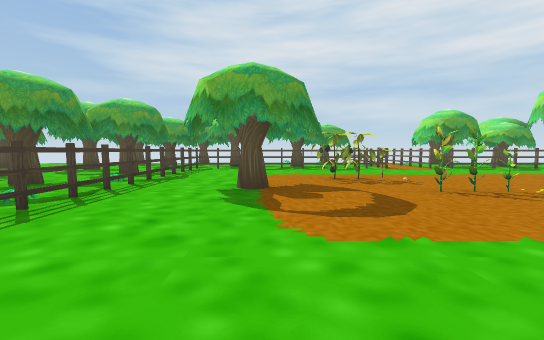
[1] (above)

24 first-person views from a walk through a 3-D level made in the Unity game engine. The camera is 1.2 m above the floor, tilts 4° down and sees 90° across. The floor is counted in squares, 2 m on a side. Each view is taken from the middle of a square. On the plan, view 1 faces up. The plan holds only what a view shows up to about 9 squares ahead; the rest is blank.

[2]
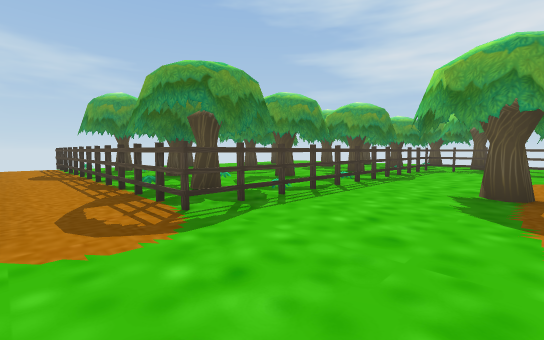

[3]
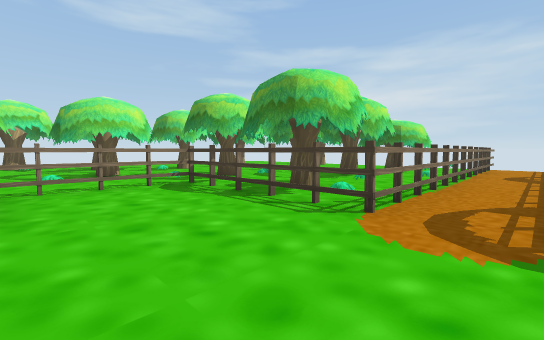

[4]
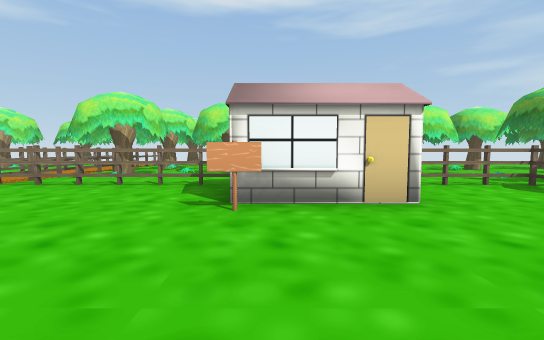

[5]
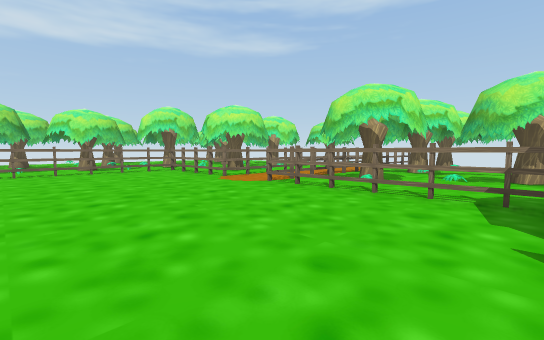

[6]
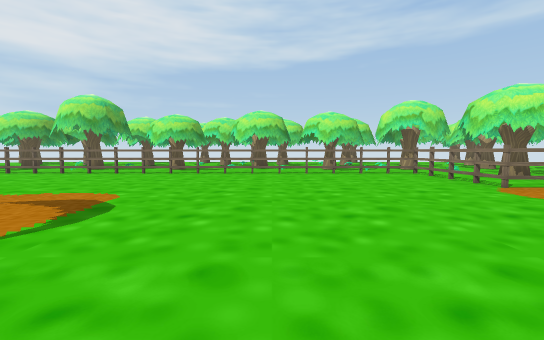

[7]
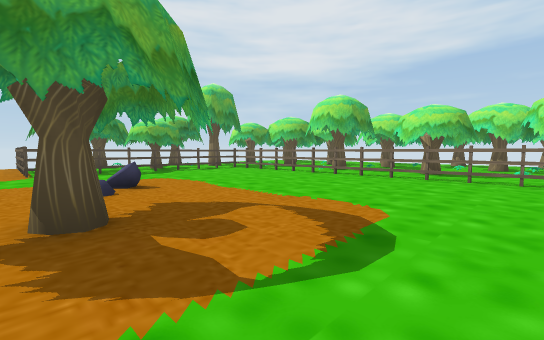

[8]
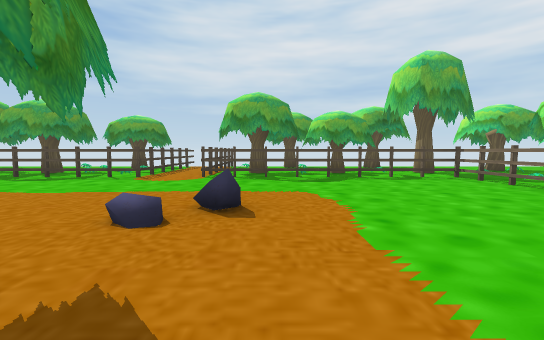

[9]
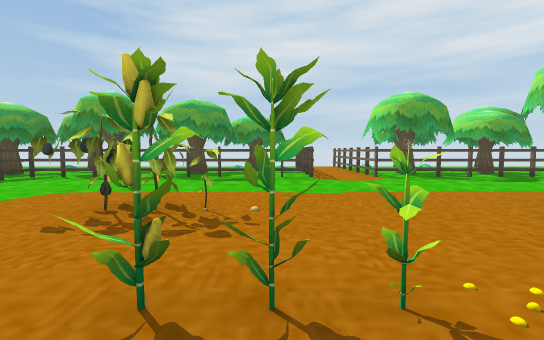

[10]
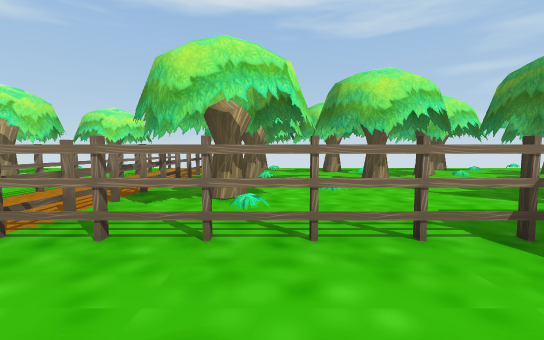

[11]
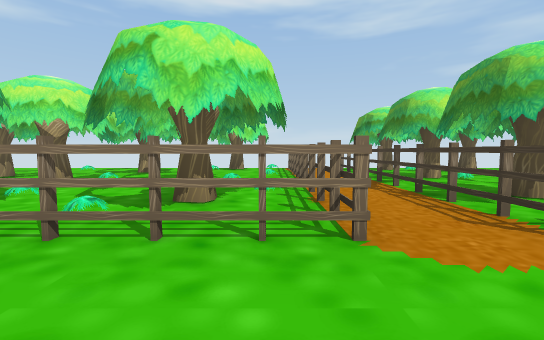

[12]
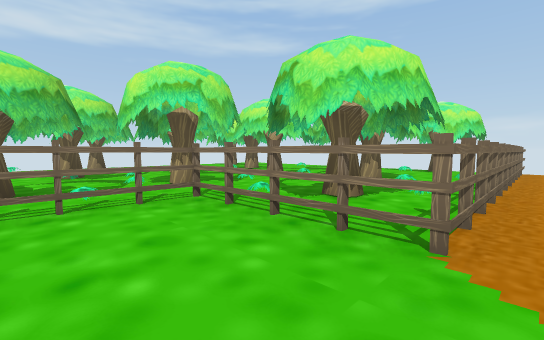

[13]
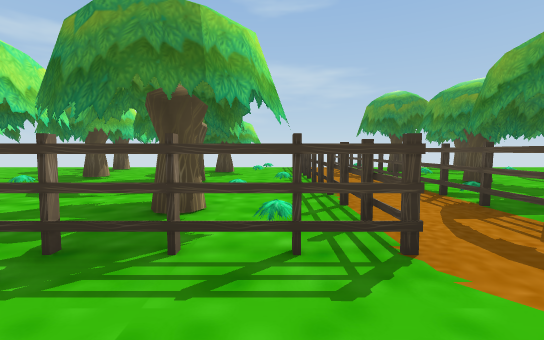

[14]
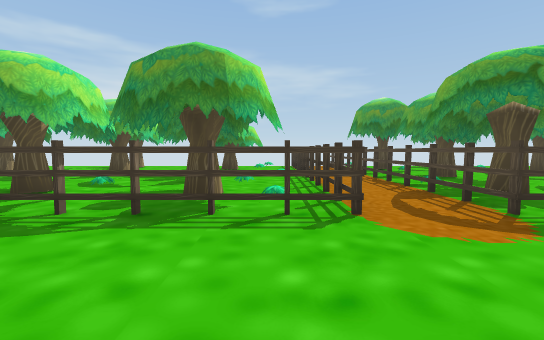

[15]
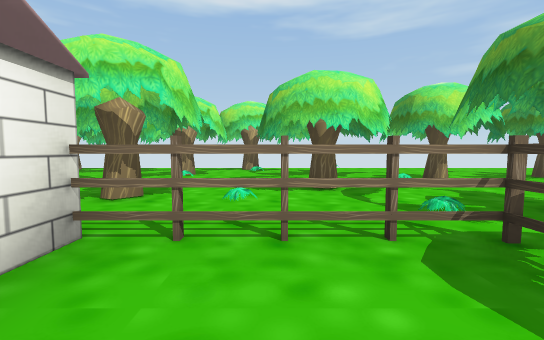

[16]
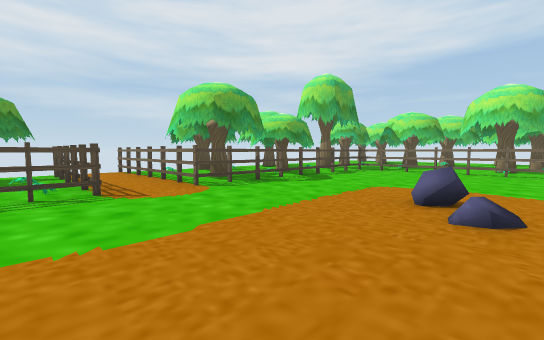

[17]
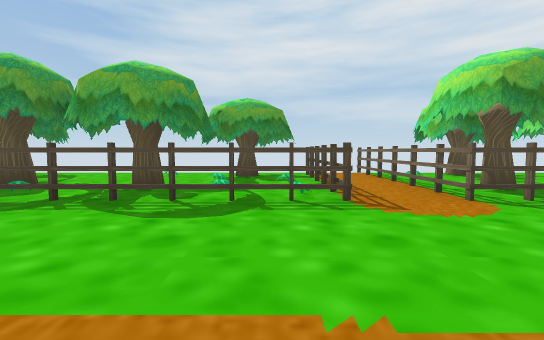

[18]
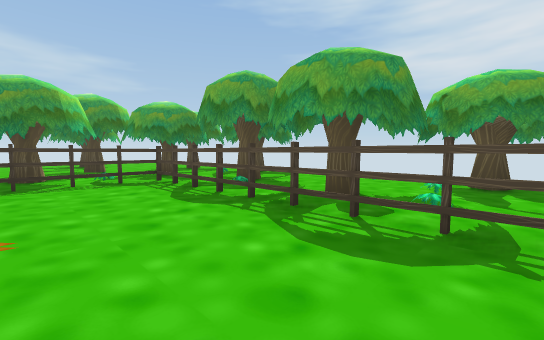

[19]
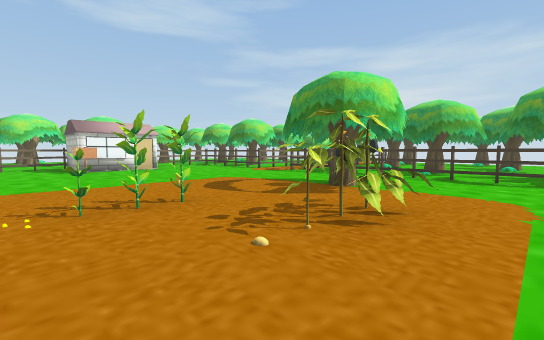

[20]
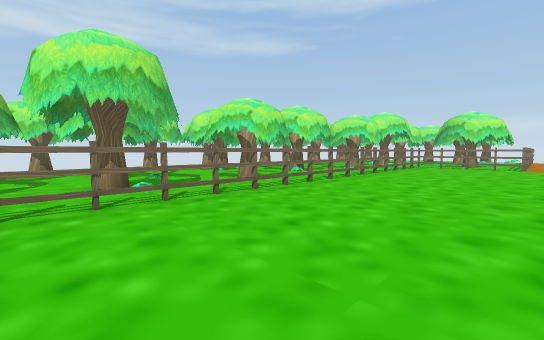

[21]
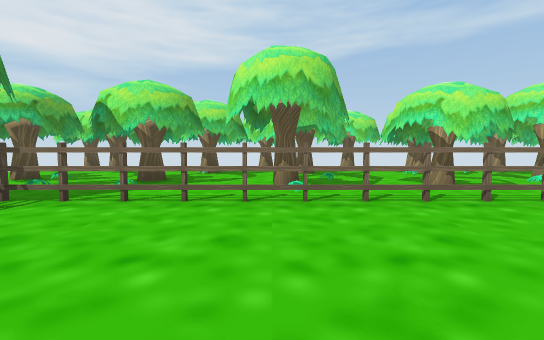

[22]
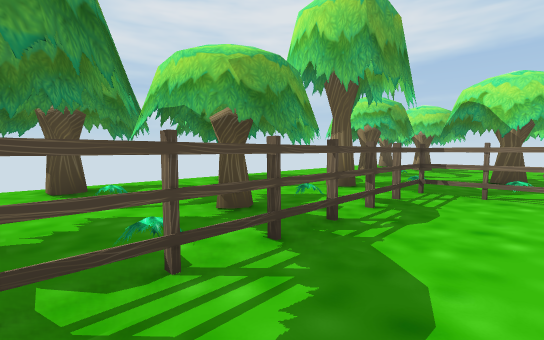

[23]
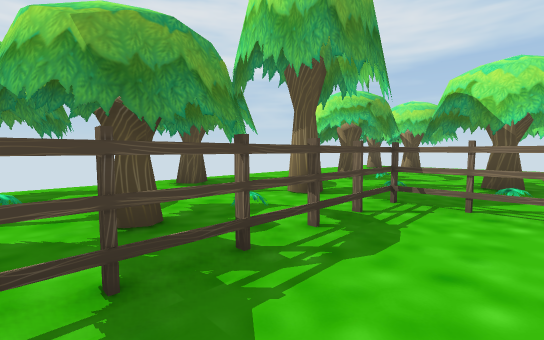

[24]
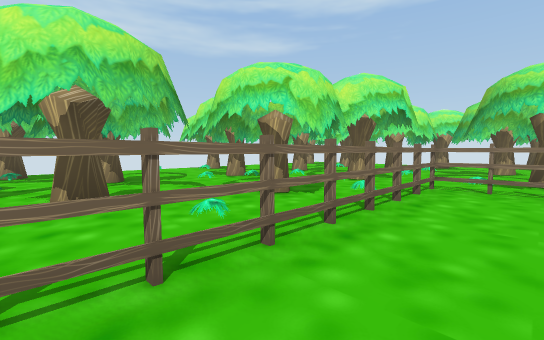

### Floor plan
Key: @ floor where view 1 was taken; # wall or solid block; . main floor; : floor 0.25 m higher than the main floor; F fence; T tree; B bush; H house; R rock; O other object.
Columns run from 11 left of view 1 to 14 right of it. Each row starts with its distance up from view 1.
 14              ##   #
 13              #TOO.#
 12              ##OF:#
 11         ######TFFT##### T#
 10        ##TOT##.FF#B#T#TOTO
  9         FFFFFFFF.FFFFFFT#T
  8        TF.............FT#O
  7        #F.............FT O
  6        #F...OO....R...FOT
  5       ##F.T#.....T....F OT
  4        TF.##..O.##....FTTT
  3   # T#T#OF......#T....F##T
  2   T T O#F.............FTTT
  1 OOOOFFFFF.............FTOT
  0 OOOOFFFFF..@..........FT##
 -1  .TT TTTFB............FT#T
 -2   O###T#F...HH........F##T
 -3   T###T#F... H........FTTO
 -4   .T#TO#FFFF  FFFFFFFFF OT
 -5   T##T #TT. # . B#FF #BO#T
 -6  # T T.TT##T######FFO#TTTO
 -7 TTTT TTOT#T.TT##OTFF.O O#T
 -8  .. #T## #TTO TTO#OF. #T#
 -9  .. TTTT #TT##T  TOO.TTTT
-10    .....TTO  ## OTOOT O##T
-11    .....:T##    #  OO#
-12                 TT  TTT

Where each view was taken, in squares from view 1:
view 1: 0 up, 0 right, facing up
view 2: 0 up, 0 right, facing up-left
view 3: 1 up, 0 right, facing down-left
view 4: 1 up, 2 right, facing down
view 5: 0 up, 3 right, facing down-right
view 6: 0 up, 4 right, facing right
view 7: 1 up, 5 right, facing up-right
view 8: 3 up, 7 right, facing up
view 9: 3 up, 3 right, facing up
view 10: 2 down, 5 right, facing down
view 11: 2 down, 9 right, facing down
view 12: 2 down, 8 right, facing down-right
view 13: 1 down, 1 left, facing left
view 14: 1 down, 0 right, facing left
view 15: 2 down, 1 left, facing down
view 16: 5 up, 3 right, facing up-right
view 17: 6 up, 3 right, facing up
view 18: 7 up, 3 right, facing up-left
view 19: 7 up, 4 right, facing down-left
view 20: 7 up, 8 right, facing down-right
view 21: 6 up, 8 right, facing right
view 22: 8 up, 7 right, facing up-right
view 23: 8 up, 8 right, facing up-right
view 24: 1 up, 10 right, facing down-right
